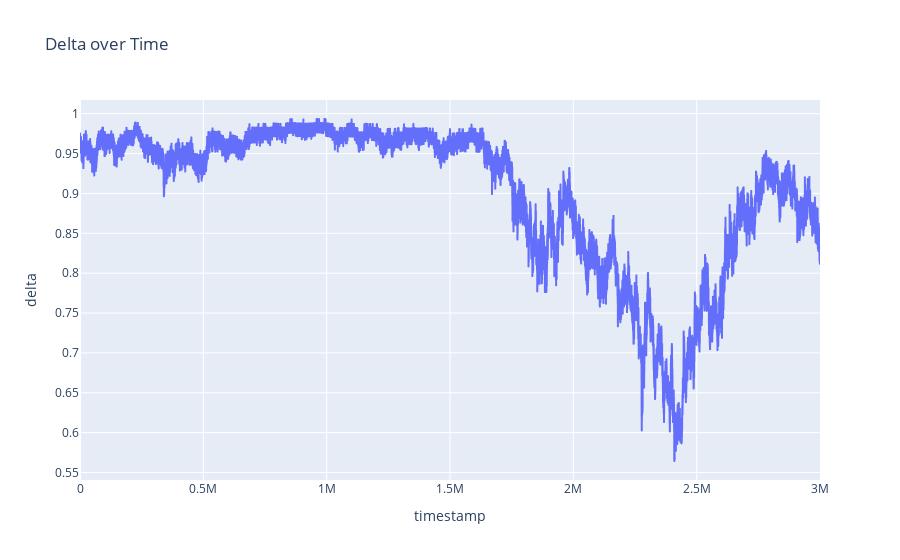

Write notebook code for a chart like this one.
### Code cell
import plotly.express as px

fig = px.line(df_volcanic_rock_voucher_10000, x='timestamp', y='delta', title='Delta over Time')
fig.show()

### Figure 1 — Plotly figure (JSON) as saved in the notebook; plotly's stock layout.template omitted (floating-point values rounded to 4 significant figures; data arrays with more than 128 entries replaced by an {"elided": "..."} marker saying what was removed)
{"data": [{"hovertemplate": "timestamp=%{x}<br>delta=%{y}<extra></extra>", "legendgroup": "", "line": {"color": "#636efa", "dash": "solid"}, "marker": {"symbol": "circle"}, "mode": "lines", "name": "", "showlegend": false, "type": "scattergl", "x": {"elided": "30000 int values"}, "xaxis": "x", "y": {"elided": "30000 float values"}, "yaxis": "y"}], "layout": {"legend": {"tracegroupgap": 0}, "title": {"text": "Delta over Time"}, "xaxis": {"anchor": "y", "domain": [0, 1], "title": {"text": "timestamp"}}, "yaxis": {"anchor": "x", "domain": [0, 1], "title": {"text": "delta"}}}}
